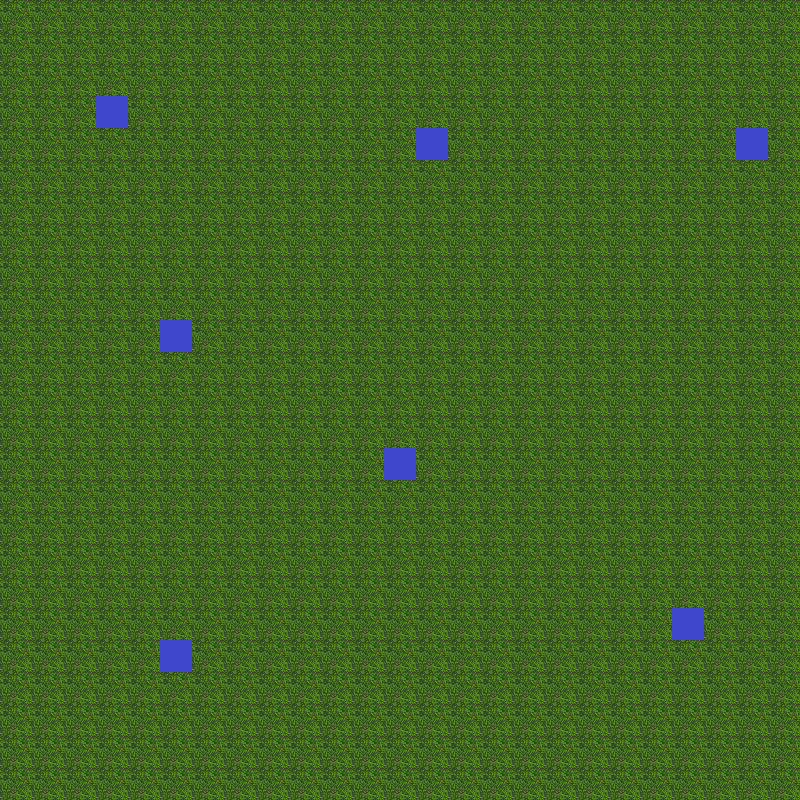

This game map was drawn from its Tiled (.tmx) file and the tilesets committed beside it. A one-line description and the trimmed map source follow:
An orthogonal 25x25 tile map with 32x32 px tiles, 2 tile layers (Background, Enemies), 2 tilesets.

<map version="1.0" orientation="orthogonal" renderorder="right-down" width="25" height="25" tilewidth="32" tileheight="32" nextobjectid="1">
 <tileset firstgid="1" name="Grass" tilewidth="32" tileheight="32">
  <image source="0.png" width="64" height="64" />
 </tileset>
 <tileset firstgid="5" name="enemy" tilewidth="32" tileheight="32">
  <image source="playerplaceholder.png" width="50" height="50" />
 </tileset>
 <layer name="Background" width="25" height="25">
  <data>[625 cells, 625 non-empty, 1 distinct tile ids]</data>
 </layer>
 <layer name="Enemies" width="25" height="25">
  <data>[625 cells, 7 non-empty, 1 distinct tile ids]</data>
 </layer>
</map>
